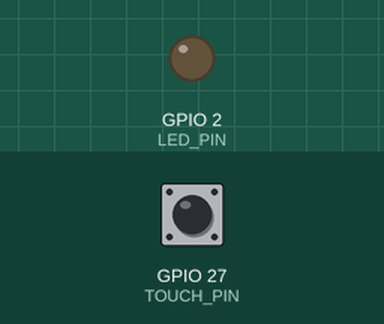
The sketch below on a simulated ESP32. Parts: output pins drawn as LEDs (lit = HIGH). The test bench sets the inputs (shaded band); at power-on: GPIO 27 (TOUCH_PIN) HIGH. What the sketch prints to the serial monitor is not drawn.

Above: at 0.05 s.
At 0.25 s:
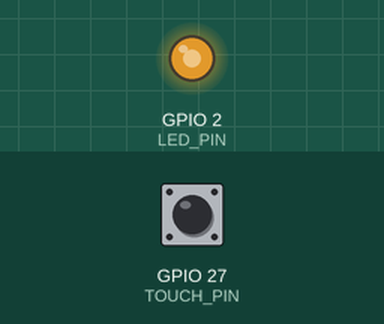
At 0.5 s:
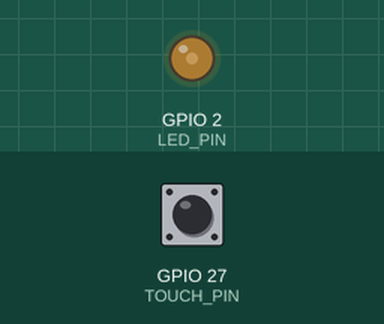
Timing chart, 0 to 3.0 s (numbered marks = the images above):
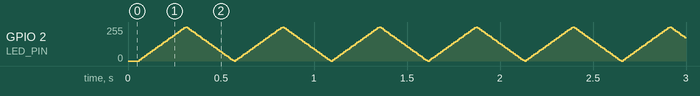

The sketch:

ex05.ino
```cpp
#define TOUCH_PIN 27
#define LED_PIN   2
const int freq = 5000;
const int res = 8;
int speedLevel = 1;
bool lastTouched = false;
void setup() {
  Serial.begin(115200);
  ledcAttach(LED_PIN, freq, res);
}
void loop() {
  int val = touchRead(TOUCH_PIN);
  bool nowTouched = (val < 700);
  if (nowTouched && !lastTouched) {
    speedLevel = (speedLevel % 3) + 1;
    Serial.print("当前档位: ");
    Serial.println(speedLevel);
    delay(50);
  }
  lastTouched = nowTouched;
  int step;
  if (speedLevel == 1) step = 1;
  else if (speedLevel == 2) step = 10;
  else step = 20;
  for (int duty = 0; duty <= 255; duty += step) {
    ledcWrite(LED_PIN, duty);
    delay(10);
  }
  for (int duty = 255; duty >= 0; duty -= step) {
    ledcWrite(LED_PIN, duty);
    delay(10);
  }
}
```
